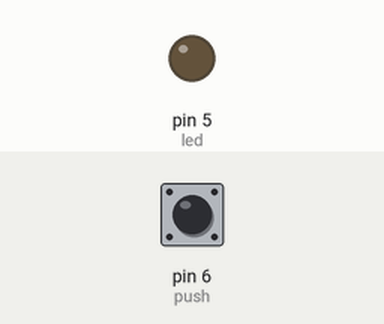
Simulated run of this sketch. Board: Arduino Uno, built with avr-gcc and run on an emulated ATmega328P. On the bench: output pins drawn as LEDs (lit = HIGH). The inputs (shaded band) are chosen by the test bench; at power-on: pin 6 (push) LOW.

Above: at 1.2 s.
1.3 s: pin 6 (push) pulled HIGH for 0.15 s
At 2.0 s:
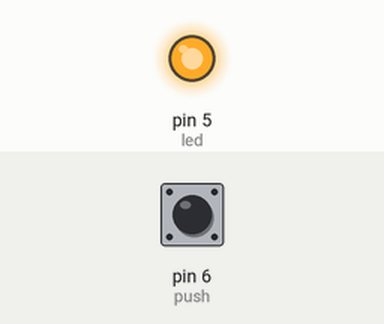
Timing chart, 0 to 4.3 s (numbered marks = the images above; inputs shaded):
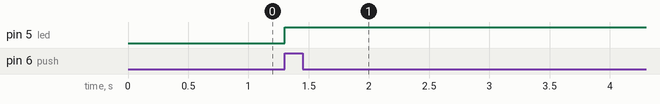

Measured:
- after the input at 1.3 s, pin 5 (led): LOW → HIGH at once

The sketch:

Button.ino
```cpp
int push = 6;
int led = 5;
int tomboltest;

void setup() {
  // put your setup code here, to run once:
 pinMode(led, OUTPUT);
 pinMode(push, INPUT);
  }

void loop() {
  // put your main code here, to run repeatedly:
  tomboltest = digitalRead(push);

  int count = 0;
  if(tomboltest == HIGH and count == 0){
    digitalWrite(led, HIGH);
    count += 1;
  }else if (tomboltest == HIGH and count == 1){
    digitalWrite(led, LOW);
    count -= 1;
  }
}
```
